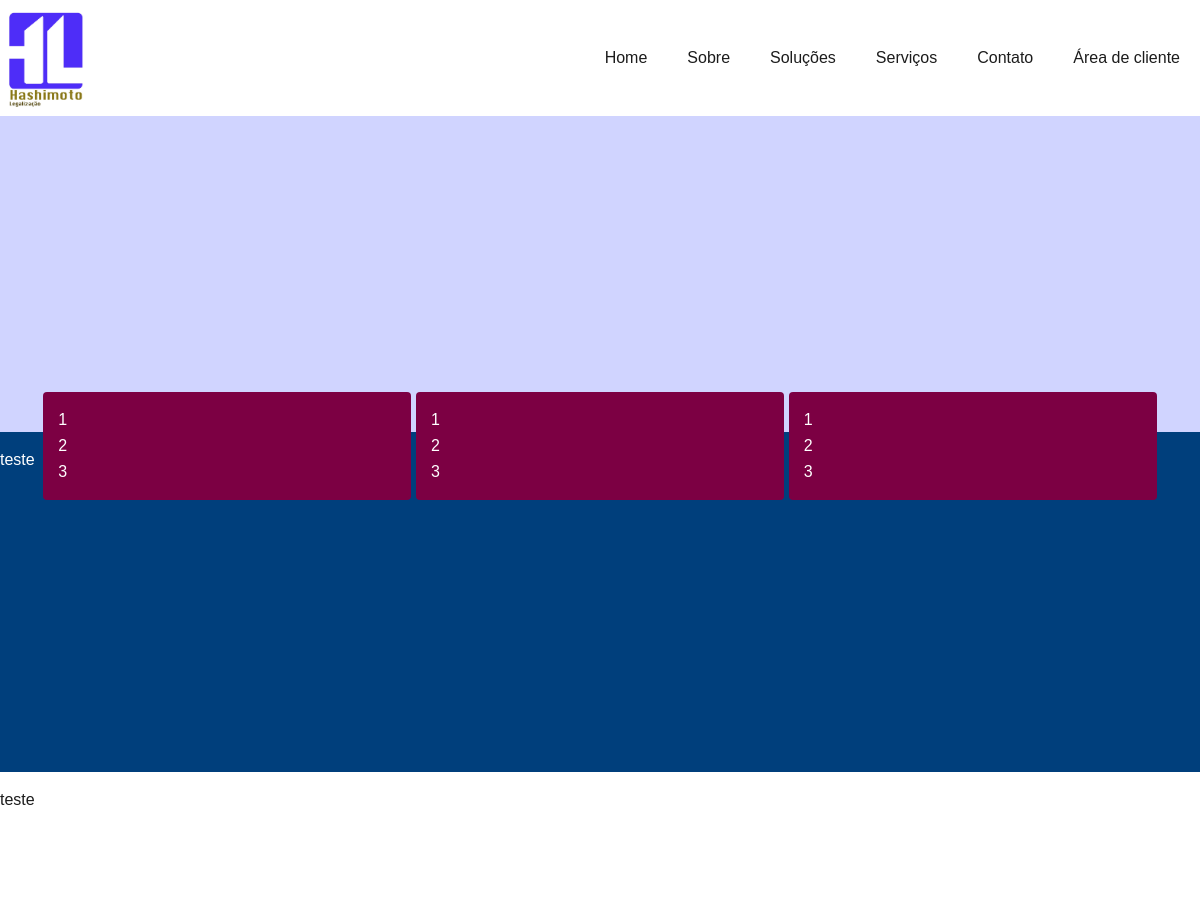
Before: / (upper part) with the older database file.
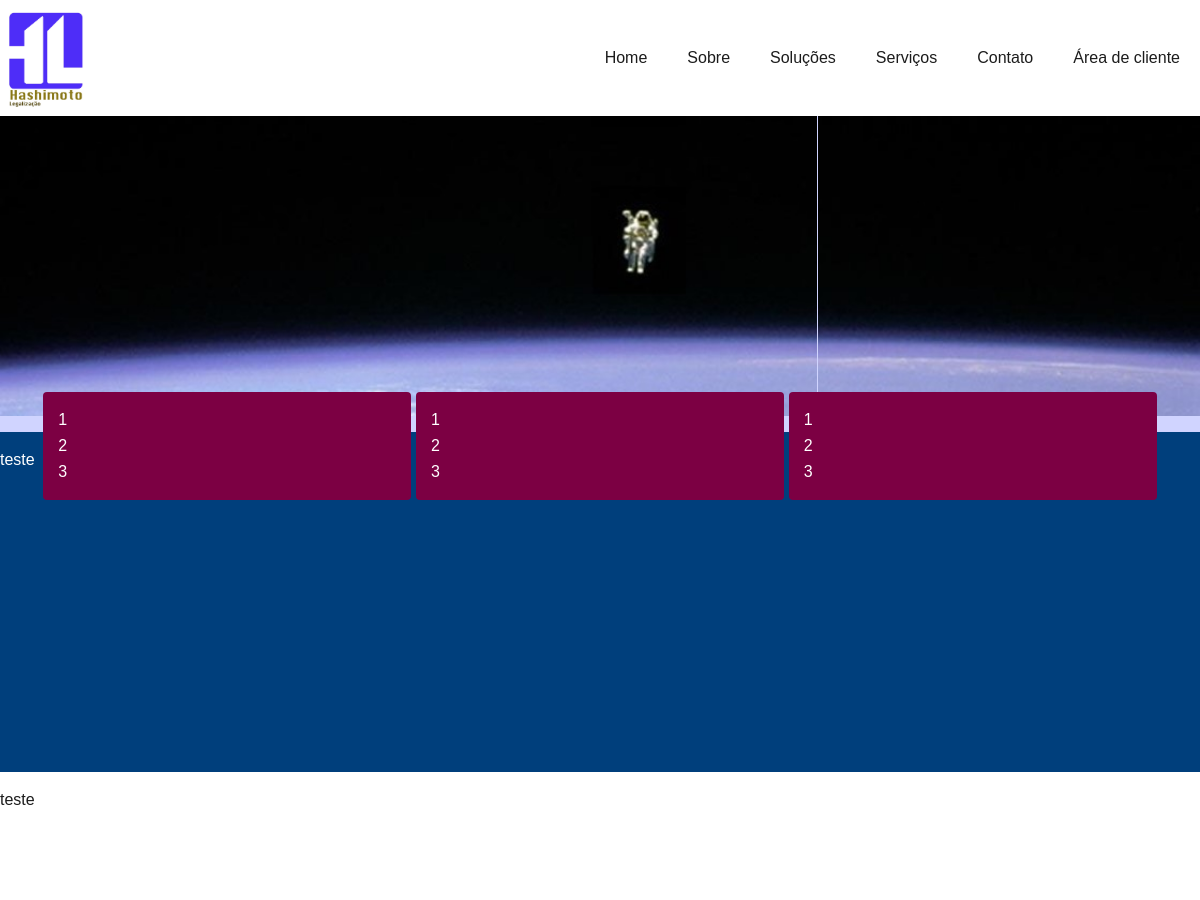
After: the same page with the newer database file.
### tables this page shows
CREATE TABLE IF NOT EXISTS `tbl_banners` (
  `id_banner` int(11) NOT NULL AUTO_INCREMENT,
  `nome` text NOT NULL,
  `link` varchar(250) DEFAULT '',
  PRIMARY KEY (`id_banner`),
  KEY `id_banner` (`id_banner`)
);

### index.php (the view, shortened to what this page needs)
<?php
    include('config/config.php');
?>
<!DOCTYPE html>
<html lang="pt-BR">
<head>
    <?php include('./header.php'); ?>
</head>
<body>
    <div class="main">
        <div class="header center">
        <h1><a href="./"><img src="./img/logo.jpeg" /></a></h1>
            <ul class="nav">
                <li> <a href="javascript:;">Home</a> </li>
                <li> <a href="#sobre" class="sliding-link">Sobre</a> </li>
                <li> <a href="javascript:;">Soluções</a> </li>
                <li> <a href="javascript:;">Serviços</a> </li>
                <li> <a href="javascript:;">Contato</a> </li>
                <li> <a href="javascript:;" data-id="maneger-acoount">Área de cliente</a> </li>
            </ul>
        </div>
        <section class="banner">
            <div class="owl-carousel">
            <?php
                    $sql = $pdo->prepare("select * FROM tbl_banners");
                    $sql->execute();
                    if($sql->rowCount() > 0){
                        while($info = $sql->fetch()){
                            ?>
                            <a href="<?php echo $info['link']; ?>">
                                <img src="img/banners/<?php echo $info['nome'];?>" width="150" alt="">
                            </a>
                    <?php
                        }
                    }
                    ?>
            </div>
        </section>
        <div class="service center">
            <ul class="list-server">
                <li>
                    <div class="content-card">
                        <div class="content-card-title">
                            1
                        </div>
                        <div class="content-card-main">
                            2
                        </div>
                        <div class="content-card-footer">
                            3
                        </div>
                    </div>
                </li>
                <li>
                    <div class="content-card">
                        <div class="content-card-title">
                            1
                        </div>
                        <div class="content-card-main">
                            2
                        </div>
                        <div class="content-card-footer">
                            3
                        </div>
                    </div>
                </li>
                <li>
                    <div class="content-card">
                        <div class="content-card-title">
                            1
                        </div>
                        <div class="content-card-main">
                            2
                        </div>
                        <div class="content-card-footer">
                            3
                        </div>
                    </div>
                </li>
            </ul>
        </div>
        <div class="animation container-item">
            <div class="row center">
                <div data-aos="fade-down-right">
                    teste
                </div>
            </div>
        </div>
        <section class="container-item">
            <div class="center">
                teste
            </div>
        </section>
    </div>
</body>
</html>

Changed rows visible on the page:
now on this page (row edited): tbl_banners: nome (picture)
